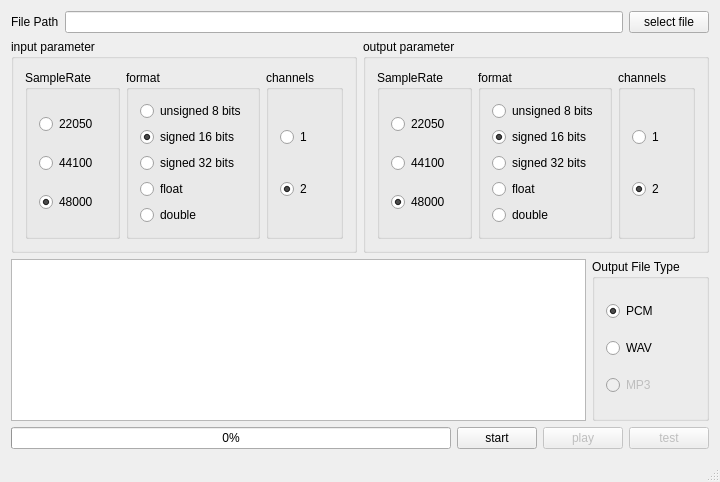
<?xml version="1.0" encoding="UTF-8"?>
<ui version="4.0">
 <class>MainWindow</class>
 <widget class="QMainWindow" name="MainWindow">
  <property name="geometry">
   <rect>
    <x>0</x>
    <y>0</y>
    <width>718</width>
    <height>482</height>
   </rect>
  </property>
  <property name="windowTitle">
   <string>PCM</string>
  </property>
  <widget class="QWidget" name="centralWidget">
   <layout class="QGridLayout" name="gridLayout_2">
    <item row="1" column="0">
     <layout class="QHBoxLayout" name="horizontalLayout_3">
      <item>
       <widget class="QGroupBox" name="inputGroup">
        <property name="statusTip">
         <string>输入的音频的参数，如果为纯ＰＣＭ码流，则需要自己手动填写</string>
        </property>
        <property name="title">
         <string>input parameter</string>
        </property>
        <layout class="QHBoxLayout" name="horizontalLayout_5">
         <item>
          <widget class="QGroupBox" name="srcRateGroup">
           <property name="title">
            <string>SampleRate</string>
           </property>
           <layout class="QVBoxLayout" name="verticalLayout_3">
            <item>
             <widget class="QRadioButton" name="srcRate22050">
              <property name="text">
               <string>22050</string>
              </property>
             </widget>
            </item>
            <item>
             <widget class="QRadioButton" name="srcRate44100">
              <property name="text">
               <string>44100</string>
              </property>
             </widget>
            </item>
            <item>
             <widget class="QRadioButton" name="srcRate48000">
              <property name="text">
               <string>48000</string>
              </property>
              <property name="checked">
               <bool>true</bool>
              </property>
             </widget>
            </item>
           </layout>
          </widget>
         </item>
         <item>
          <widget class="QGroupBox" name="srcFormatGroup">
           <property name="title">
            <string>format</string>
           </property>
           <layout class="QVBoxLayout" name="verticalLayout_5">
            <item>
             <widget class="QRadioButton" name="srcUint8">
              <property name="text">
               <string>unsigned 8 bits</string>
              </property>
             </widget>
            </item>
            <item>
             <widget class="QRadioButton" name="srcInt16">
              <property name="text">
               <string>signed 16 bits</string>
              </property>
              <property name="checked">
               <bool>true</bool>
              </property>
             </widget>
            </item>
            <item>
             <widget class="QRadioButton" name="srcInt32">
              <property name="text">
               <string>signed 32 bits</string>
              </property>
             </widget>
            </item>
            <item>
             <widget class="QRadioButton" name="srcFloat">
              <property name="text">
               <string>float</string>
              </property>
             </widget>
            </item>
            <item>
             <widget class="QRadioButton" name="srcDouble">
              <property name="text">
               <string>double</string>
              </property>
             </widget>
            </item>
           </layout>
          </widget>
         </item>
         <item>
          <widget class="QGroupBox" name="srcChannelsGroup">
           <property name="title">
            <string>channels</string>
           </property>
           <layout class="QVBoxLayout" name="verticalLayout_7">
            <item>
             <widget class="QRadioButton" name="srcChannels1">
              <property name="text">
               <string>1</string>
              </property>
             </widget>
            </item>
            <item>
             <widget class="QRadioButton" name="srcChannels2">
              <property name="text">
               <string>2</string>
              </property>
              <property name="checked">
               <bool>true</bool>
              </property>
             </widget>
            </item>
           </layout>
          </widget>
         </item>
        </layout>
       </widget>
      </item>
      <item>
       <widget class="QGroupBox" name="outputGroup">
        <property name="statusTip">
         <string>如果不需要重新采样，则选择一样的参数</string>
        </property>
        <property name="title">
         <string>output parameter</string>
        </property>
        <layout class="QHBoxLayout" name="horizontalLayout_4">
         <item>
          <widget class="QGroupBox" name="dstRateGroup">
           <property name="title">
            <string>SampleRate</string>
           </property>
           <layout class="QVBoxLayout" name="verticalLayout_4">
            <item>
             <widget class="QRadioButton" name="dstRate22050">
              <property name="text">
               <string>22050</string>
              </property>
             </widget>
            </item>
            <item>
             <widget class="QRadioButton" name="dstRate44100">
              <property name="text">
               <string>44100</string>
              </property>
             </widget>
            </item>
            <item>
             <widget class="QRadioButton" name="dstRate48000">
              <property name="text">
               <string>48000</string>
              </property>
              <property name="checked">
               <bool>true</bool>
              </property>
             </widget>
            </item>
           </layout>
          </widget>
         </item>
         <item>
          <widget class="QGroupBox" name="dstFormatGroup">
           <property name="title">
            <string>format</string>
           </property>
           <layout class="QVBoxLayout" name="verticalLayout_6">
            <item>
             <widget class="QRadioButton" name="dstUint8">
              <property name="text">
               <string>unsigned 8 bits</string>
              </property>
             </widget>
            </item>
            <item>
             <widget class="QRadioButton" name="dstInt16">
              <property name="text">
               <string>signed 16 bits</string>
              </property>
              <property name="checked">
               <bool>true</bool>
              </property>
             </widget>
            </item>
            <item>
             <widget class="QRadioButton" name="dstInt32">
              <property name="text">
               <string>signed 32 bits</string>
              </property>
             </widget>
            </item>
            <item>
             <widget class="QRadioButton" name="dstFloat">
              <property name="text">
               <string>float</string>
              </property>
             </widget>
            </item>
            <item>
             <widget class="QRadioButton" name="dstDouble">
              <property name="text">
               <string>double</string>
              </property>
             </widget>
            </item>
           </layout>
          </widget>
         </item>
         <item>
          <widget class="QGroupBox" name="dstChannelsGroup">
           <property name="title">
            <string>channels</string>
           </property>
           <layout class="QVBoxLayout" name="verticalLayout_8">
            <item>
             <widget class="QRadioButton" name="dstChannels1">
              <property name="text">
               <string>1</string>
              </property>
             </widget>
            </item>
            <item>
             <widget class="QRadioButton" name="dstChannels2">
              <property name="text">
               <string>2</string>
              </property>
              <property name="checked">
               <bool>true</bool>
              </property>
             </widget>
            </item>
           </layout>
          </widget>
         </item>
        </layout>
       </widget>
      </item>
     </layout>
    </item>
    <item row="2" column="0">
     <layout class="QHBoxLayout" name="horizontalLayout">
      <item>
       <layout class="QVBoxLayout" name="verticalLayout">
        <item>
         <widget class="QTextEdit" name="debugText">
          <property name="statusTip">
           <string>信息提示窗口</string>
          </property>
         </widget>
        </item>
       </layout>
      </item>
      <item>
       <widget class="QGroupBox" name="groupBox">
        <property name="statusTip">
         <string>选择文件的封装格式</string>
        </property>
        <property name="title">
         <string>Output File Type</string>
        </property>
        <layout class="QVBoxLayout" name="verticalLayout_9">
         <item>
          <widget class="QRadioButton" name="pcmTypeButton">
           <property name="text">
            <string>PCM</string>
           </property>
           <property name="checked">
            <bool>true</bool>
           </property>
          </widget>
         </item>
         <item>
          <widget class="QRadioButton" name="wavTypeButton">
           <property name="text">
            <string>WAV</string>
           </property>
          </widget>
         </item>
         <item>
          <widget class="QRadioButton" name="mp3TypeButotn">
           <property name="enabled">
            <bool>false</bool>
           </property>
           <property name="text">
            <string>MP3</string>
           </property>
          </widget>
         </item>
        </layout>
       </widget>
      </item>
     </layout>
    </item>
    <item row="0" column="0">
     <layout class="QHBoxLayout" name="horizontalLayout_2">
      <item>
       <widget class="QLabel" name="label_2">
        <property name="text">
         <string>File Path</string>
        </property>
       </widget>
      </item>
      <item>
       <widget class="QLineEdit" name="srcPathLineEdit">
        <property name="statusTip">
         <string>选择要操作的音频文件</string>
        </property>
        <property name="readOnly">
         <bool>true</bool>
        </property>
       </widget>
      </item>
      <item>
       <widget class="QPushButton" name="pathSelectButton">
        <property name="text">
         <string>select file</string>
        </property>
       </widget>
      </item>
     </layout>
    </item>
    <item row="3" column="0">
     <layout class="QHBoxLayout" name="horizontalLayout_6">
      <item>
       <widget class="QProgressBar" name="progressBar">
        <property name="value">
         <number>0</number>
        </property>
       </widget>
      </item>
      <item>
       <widget class="QPushButton" name="startButton">
        <property name="text">
         <string>start</string>
        </property>
       </widget>
      </item>
      <item>
       <widget class="QPushButton" name="playButton">
        <property name="enabled">
         <bool>false</bool>
        </property>
        <property name="statusTip">
         <string>播放源文件</string>
        </property>
        <property name="text">
         <string>play</string>
        </property>
       </widget>
      </item>
      <item>
       <widget class="QPushButton" name="testButton">
        <property name="enabled">
         <bool>false</bool>
        </property>
        <property name="statusTip">
         <string>测试用，试听转换后的音频，暂时保留该功能</string>
        </property>
        <property name="text">
         <string>test</string>
        </property>
       </widget>
      </item>
     </layout>
    </item>
   </layout>
  </widget>
  <widget class="QStatusBar" name="statusBar"/>
 </widget>
 <layoutdefault spacing="6" margin="11"/>
 <resources/>
 <connections/>
</ui>
